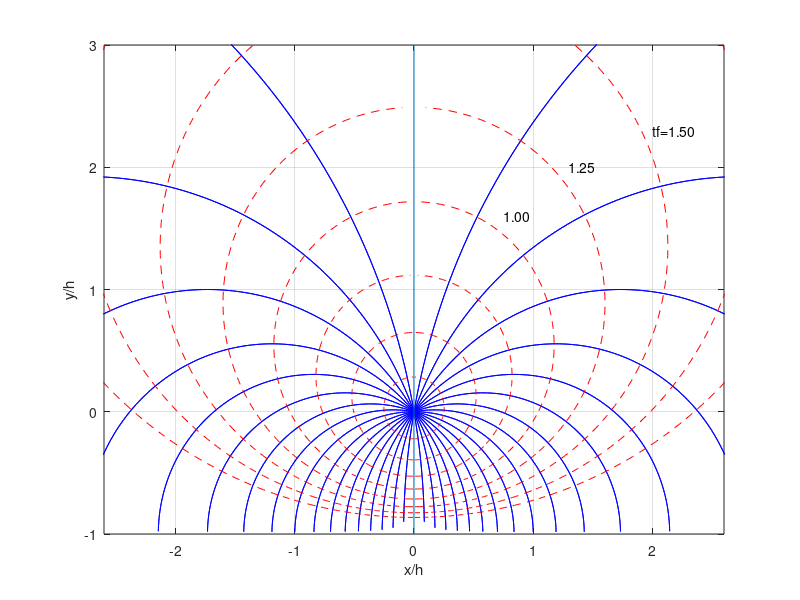

Write the MATLAB code that produced this figure.
% Script f03_07.m; max range paths with V=1+y & yf specified 
% (Fermat Pb.); dual pb. is min time to (xf,yf); optimal paths
% (rays) & contours of constant final time (wavefronts); 
%                                                 2/94, 4/2/02
%
% Optimal paths (rays):
c=pi/180; tho=c*[-80:10:80]; th=c*[-89:89]; N=length(th); 
x1=zeros(17,N); y1=x1; un=ones(1,N);
for j=1:17;
 x1(j,:)=(un*sin(tho(j))-sin(th))/cos(tho(j));
 y1(j,:)=(-un*cos(tho(j))+cos(th))/cos(tho(j)); 
end 
%
% Contours of constant tf (wavefronts)
t=.25:.25:2; tho=c*[-89:89]; x=zeros(17,N); y=x;  
for j=1:8,  
 d=exp(-t(j))*(un+sin(tho))./cos(tho);
 th=asin((d.^2-un)./(d.^2+un));
 x(j,:)=(sin(tho)-sin(th))./cos(tho); 
 y(j,:)=(-cos(tho)+cos(th))./cos(tho);
end 
%
figure(1); clf; for j=1:17, plot(x1(j,:),y1(j,:),'b',...
     -x1(j,:),y1(j,:),'b'); hold on
end; grid; axis([-2.6 2.6 -1 3]);  
for j=1:8; plot(x(j,:),y(j,:),'r--',-x(j,:),y(j,:),'r--');
end; plot([0 0],[-1 3]); hold off; xlabel('x/h');
ylabel('y/h'); text(2,2.3,'tf=1.50'); text(1.3,2.0,'1.25');
text(.75,1.6,'1.00')
%print -deps2 \book_do\figures\f03_07
